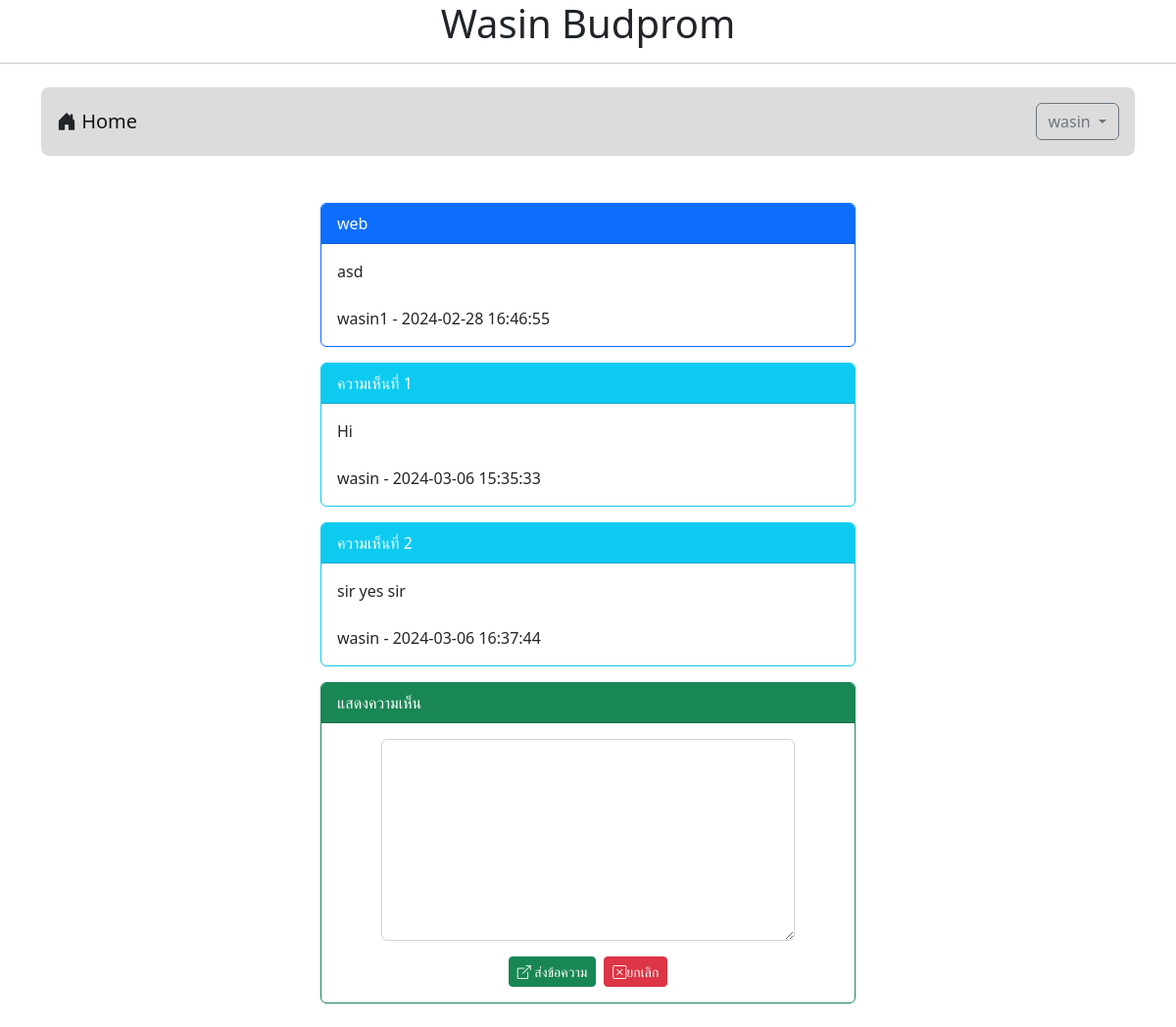
Page /post.php?id=1 (signed in) on the committed database.
### tables this page shows
CREATE TABLE `post` (
  `id` int(11) NOT NULL,
  `title` varchar(128) NOT NULL,
  `content` varchar(2048) NOT NULL,
  `post_date` datetime NOT NULL,
  `cat_id` int(11) NOT NULL,
  `user_id` int(11) NOT NULL
);

CREATE TABLE `user` (
  `id` int(11) NOT NULL,
  `login` varchar(64) NOT NULL,
  `password` varchar(64) NOT NULL,
  `name` varchar(64) NOT NULL,
  `gender` char(1) NOT NULL,
  `email` varchar(32) NOT NULL,
  `role` char(1) NOT NULL
);

CREATE TABLE `comment` (
  `id` int(11) NOT NULL,
  `content` varchar(20148) NOT NULL,
  `post_date` datetime NOT NULL,
  `user_id` int(11) NOT NULL,
  `post_id` int(11) NOT NULL
);

### post.php (the view, shortened to what this page needs)
<!DOCTYPE html>
<html lang="en">
<head>
    <link href="https://cdn.jsdelivr.net/npm/bootstrap@5.2.3/dist/css/bootstrap.min.css" rel="stylesheet">
    <link rel="stylesheet" href="https://cdn.jsdelivr.net/npm/bootstrap-icons@1.11.3/font/bootstrap-icons.min.css">
</head>
<header>
    <h1 style="text-align:center;">Wasin Budprom</h1>
    <hr>
</header>
<body>
    <div class="container-lg">
        <?php
            include "nav.php"
        ?>
        <div class="row mt-4">
            <div class="col-lg-3 col-md-2 col-sm-1"></div>
            <div class="col-lg-6 col-md-8 col-sm-10">
                <?php
                    $conn=new PDO("mysql:host=localhost;dbname=webboard;charset=utf8","root","");
                    $sql="SELECT post.title,post.content,post.post_date,user.login FROM post INNER JOIN user ON
                        (post.user_id=user.id) WHERE post.id=$_GET[id]";
                    $result=$conn->query($sql);
                        while($row=$result->fetch()){
                           echo "<div class='card border-primary mt-3'>";
                           echo    "<div class='card-header bg-primary text-white'>
                                    $row[0]
                                    </div>";
                           echo    "<div class='card-body'>
                                    $row[1]
                                    <br><br>$row[3] - $row[2]
                                    </div>";
                           echo "</div>";
                        };
                    $sql1="SELECT comment.content,comment.post_date,user.login comment FROM comment INNER JOIN user ON
                            (comment.user_id=user.id) WHERE comment.post_id=$_GET[id]";
                    $result=$conn->query($sql1);
                    $i=1;
                    while($row=$result->fetch()){
                    echo "<div class='card border-info mt-3'>";
                    echo    "<div class='card-header bg-info text-white'>
                                ความเห็นที่ $i
                            </div>";
                    echo    "<div class='card-body'>
                                $row[0]
                                <br><br>$row[2] - $row[1]
                                </div>";
                    echo "</div>";
                    $i++;
                    };
                ?>
            <?php if(isset($_SESSION['id'])){ ?>
            <div class="card border-success mt-3">
                <div class="card-header bg-success text-white">แสดงความเห็น</div>
                <div class="card-body">
                    <form action="post_save.php" method="post">
                        <div class="row mb-3 justify-content-center">
                            <div class="col-lg-10">
                                <textarea name="comment" id="" rows="8" class="form-control" required></textarea>
                            </div>
                        </div>
                        <div class="row">
                            <div class="col-lg-12 d-flex justify-content-center">
                                <button type="submit" class="btn btn-success btn-sm text-white">
                                    <i class="bi bi-box-arrow-up-right"></i> ส่งข้อความ
                                </button>
                                <button type="reset" class="btn btn-danger btn-sm ms-2"><i class="bi bi-x-square"></i>ยกเลิก</button>
                            </div>
                        </div>
                    </form>
                </div>
            </div>
            <?php }?>
            <br>
            </div>
            <div class="col-lg-3 col-md-2 col-sm-1"></div>
        </div>
    </div>
</body>
</html>

### rows in the picture
post: title "web", content "asd", user.login "wasin1", post_date "2024-02-28 16:46:55"
comment: content "Hi", user.login "wasin", post_date "2024-03-06 15:35:33"
comment: content "sir yes sir", user.login "wasin", post_date "2024-03-06 16:37:44"

### other values in the picture
$_SESSION['username'] "wasin"
